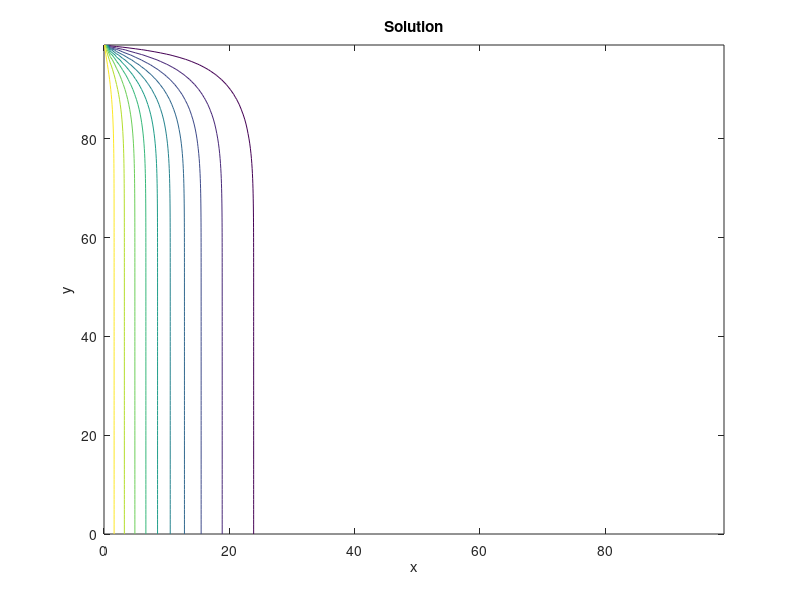

Source code (MATLAB):
clear;close all;clc;

% Input parameters.
nodes = [100, 100]; % x nodes, y nodes.
dh = 1; % dh = dx = dy.
dt = 1; % timestep.
timesteps = 400;
alpha = 0.25; % Physical constant.
twall = 1.0; % Left-hand wall temperature.

% Derived inputs.
L = dh*[nodes(1)-1, nodes(2)-1] ; % x , y dimensions of physical domain.
c = dh/dt;
csq = c.^2;
omega = 1 / (2*alpha/(dt*csq)+0.5);

% Initialize.
x = linspace(0,L(1),nodes(1))';
y = linspace(0,L(2),nodes(2))';
rho = zeros(nodes(2),nodes(1));
f1 = zeros(nodes(2),nodes(1));
f2 = zeros(nodes(2),nodes(1));
f3 = zeros(nodes(2),nodes(1));
f4 = zeros(nodes(2),nodes(1));
feq = zeros(nodes(2),nodes(1));

% Main loop.
for iter = 1:timesteps
    % Collision
    feq = 0.25*rho;
    f1 = omega*feq + (1-omega)*f1;
    f2 = omega*feq + (1-omega)*f2;
    f3 = omega*feq + (1-omega)*f3;
    f4 = omega*feq + (1-omega)*f4;
    % Streaming
    f1(:,2:end) = f1(:,1:end-1);
    f2(:,1:end-1) = f2(:,2:end);
    f3(2:end,:) = f3(1:end-1,:);
    f4(1:end-1,:) = f4(2:end,:);
    % Boundary conditions
    f1(2:end,1) = 0.5 - f2(2:end,1); % Left boundary, T = 1.0.
    f3(2:end,1) = 0.5 - f4(2:end,1); % Left boundary, T = 1.0.
    f1(2:end,end) = 0; % Right boundary, T = 0.
    f2(2:end,end) = 0; % Right boundary, T = 0.
    f3(2:end,end) = 0; % Right boundary, T = 0.
    f4(2:end,end) = 0; % Right boundary, T = 0.
    f1(1,2:end) = f1(2,2:end); % Bottom boundary, Adiabatic.
    f2(1,2:end) = f2(2,2:end); % Bottom boundary, Adiabatic.
    f3(1,2:end) = f3(2,2:end); % Bottom boundary, Adiabatic.
    f4(1,2:end) = f4(2,2:end); % Bottom boundary, Adiabatic.
    f1(end,2:end) = 0; % Top boundary, T = 0.
    f2(end,2:end) = 0; % Top boundary, T = 0.
    f3(end,2:end) = 0; % Top boundary, T = 0.
    f4(end,2:end) = 0; % Top boundary, T = 0.
    % Compute solution
    rho = f1+f2+f3+f4;
end

% Plotting results!
[X, Y] = meshgrid(x,y);
contour(X, Y, rho);
title('Solution');
xlabel('x');
ylabel('y');





